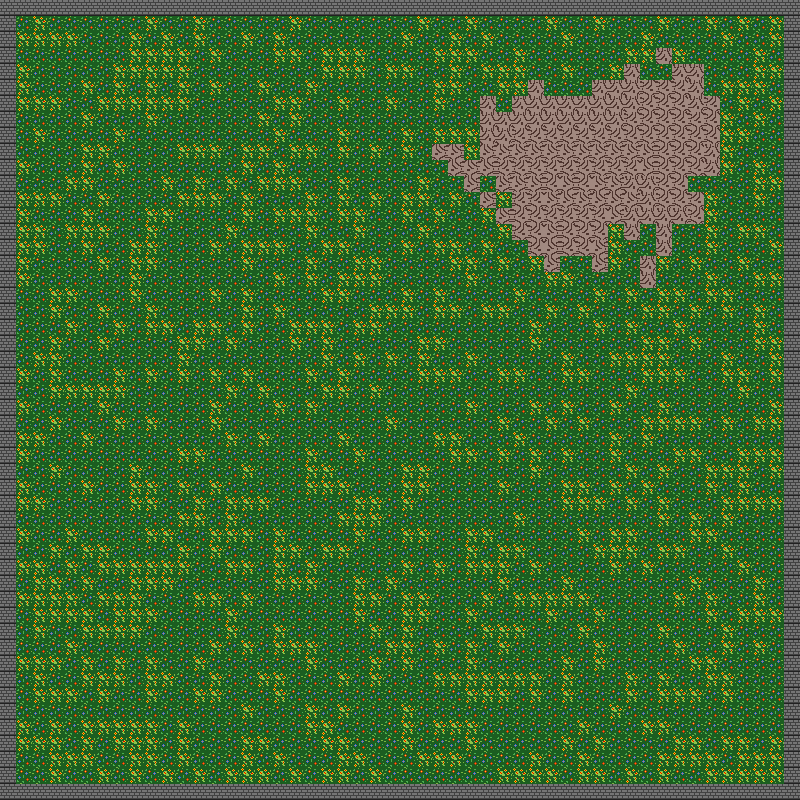

A level layout from a 2D game, rendered from its tile map. Below: a short description, then the map file with tile-grid data replaced by summaries:
An orthogonal 50x50 tile map with 16x16 px tiles, 2 tile layers (Tile Layer 1, Tile Layer 2) and 16 objects.

<map version="1.2" tiledversion="1.3.2" orientation="orthogonal" renderorder="right-down" compressionlevel="-1" width="50" height="50" tilewidth="16" tileheight="16" infinite="0" nextlayerid="7" nextobjectid="25">
 <tileset firstgid="1" source="textures.tsx" />
 <layer id="1" name="Tile Layer 1" width="50" height="50">
  <data>[2500 cells, 2500 non-empty, 4 distinct tile ids]</data>
 </layer>
 <objectgroup id="2" name="Object Layer 1">
  <object id="13" x="0" y="0" width="800" height="16" />
  <object id="14" x="784" y="16" width="16" height="784" />
  <object id="15" x="0" y="784" width="784" height="16" />
  <object id="16" x="0" y="16" width="16" height="768" />
 </objectgroup>
 <objectgroup id="3" name="Object Layer 2">
  <object id="7" x="608" y="176" width="16" height="16" />
  <object id="8" x="560" y="128" width="16" height="16" />
  <object id="9" x="640" y="128" width="16" height="16" />
  <object id="10" x="544" y="192" width="16" height="16" />
  <object id="11" x="688" y="208" width="16" height="16" />
 </objectgroup>
 <objectgroup id="4" name="Object Layer 3">
  <object id="17" x="64" y="592" width="16" height="16" />
  <object id="18" x="96" y="640" width="16" height="16" />
  <object id="20" x="128" y="688" width="16" height="16" />
  <object id="21" x="160" y="720" width="16" height="16" />
  <object id="22" x="48" y="528" width="16" height="16" />
  <object id="23" x="208" y="752" width="16" height="16" />
 </objectgroup>
 <objectgroup id="5" name="Object Layer 4">
  <object id="24" x="368" y="384" width="16" height="16" />
 </objectgroup>
 <layer id="6" name="Tile Layer 2" width="50" height="50">
  <data>[2500 cells, 0 non-empty, 0 distinct tile ids]</data>
 </layer>
</map>
